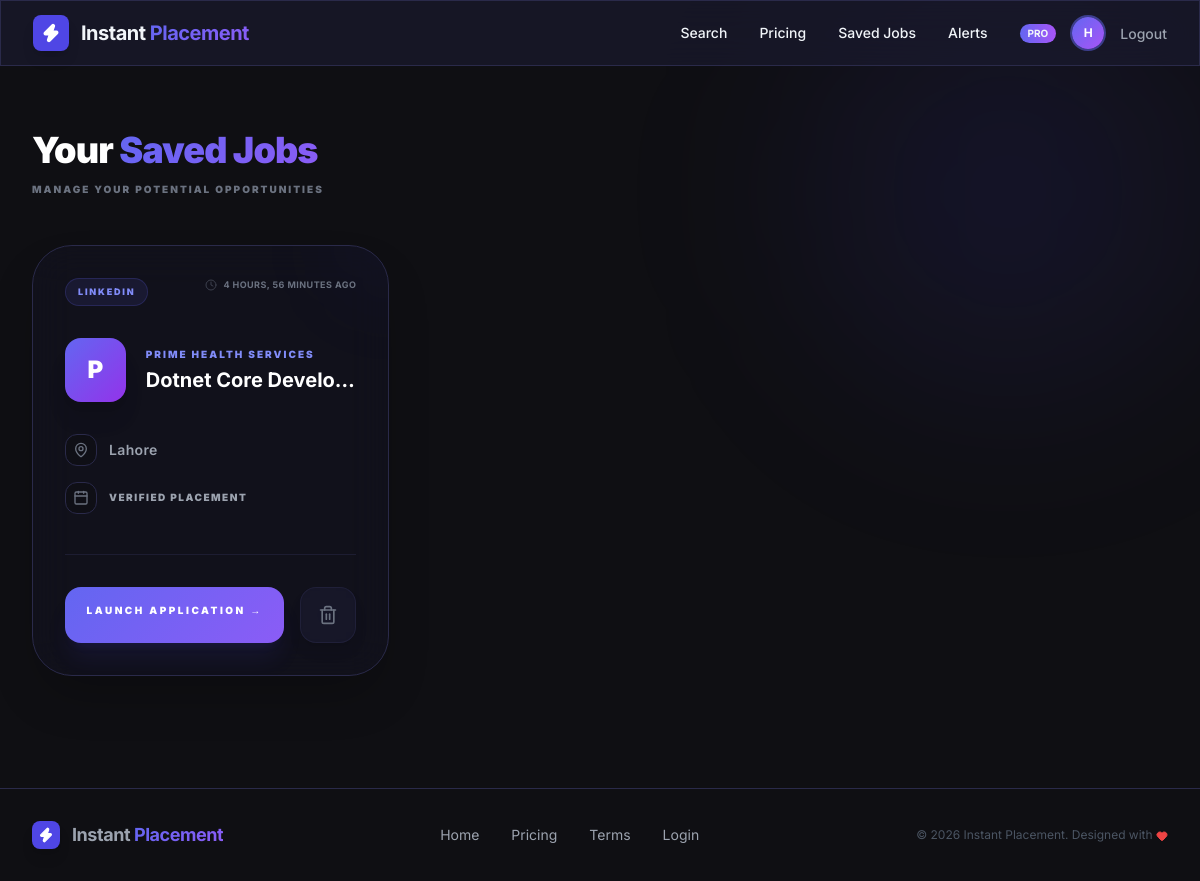
The app's page /jobs/saved/ (signed in) with its own data.
### jobs/models.py (models this page shows, shortened)
class SavedJob(models.Model):
    user = models.ForeignKey(User, on_delete=models.CASCADE, related_name='saved_jobs')
    job_id = models.CharField(max_length=255)
    title = models.CharField(max_length=255)
    company = models.CharField(max_length=255, blank=True, null=True)
    location = models.CharField(max_length=255, blank=True, null=True)
    url = models.URLField(max_length=1000)
    platform = models.CharField(max_length=100, blank=True, null=True)
    posted_at = models.CharField(max_length=100, blank=True, null=True)
    saved_at = models.DateTimeField(auto_now_add=True)
    class Meta:
        unique_together = ('user', 'job_id')

### jobs/views.py (the view)
# urls.py: path('saved/', views.saved_jobs, name='saved_jobs'),
@login_required
def saved_jobs(request):
    jobs = SavedJob.objects.filter(user=request.user).order_by('-saved_at')
    return render(request, 'jobs/saved_jobs.html', {'jobs': jobs})

### templates/jobs/saved_jobs.html (shortened to what this page needs)
{% extends 'base.html' %}
{% block content %}
<div class="max-w-7xl mx-auto px-4 sm:px-6 lg:px-8 py-16">
    <div class="mb-12 animate-fade-in-right">
        <h1 class="text-4xl font-black mb-3 text-white tracking-tight">
            Your <span class="text-gradient">Saved Jobs</span>
        </h1>
        <p class="text-gray-500 font-black uppercase tracking-[0.2em] text-[10px]">
            Manage your potential opportunities
        </p>
    </div>
    <div class="grid grid-cols-1 md:grid-cols-2 lg:grid-cols-3 gap-8" id="jobs-grid">
        {% for job in jobs %}
        <div class="job-card glass p-8 rounded-[40px] border-[#2a2a4a] hover:border-indigo-500/40 transition-all duration-300 group flex flex-col bg-[#16162a]/40 shadow-2xl relative overflow-hidden"
            id="card-{{ job.job_id }}">
            <div class="absolute top-0 right-0 w-32 h-32 bg-indigo-500/[0.03] rounded-full blur-2xl -mr-16 -mt-16">
            </div>
            <div class="flex justify-between items-start mb-8 relative z-10">
                <span
                    class="px-3 py-1.5 rounded-full text-[9px] font-black uppercase tracking-[0.2em] bg-indigo-500/10 text-indigo-400 border border-indigo-500/20">
                    {{ job.platform|default:"PLACEMENT" }}
                </span>
                <span class="text-[9px] font-bold text-gray-500 uppercase tracking-wider flex items-center">
                    <i data-lucide="clock" class="w-3 h-3 mr-1.5 opacity-50"></i>
                    {{ job.saved_at|timesince }} ago
                </span>
            </div>
            <div class="flex items-center space-x-5 mb-8 relative z-10">
                <div
                    class="w-16 h-16 rounded-2xl bg-gradient-to-br from-indigo-500 to-purple-600 flex items-center justify-center text-white font-black text-2xl shadow-xl group-hover:scale-110 transition-transform duration-500">
                    {{ job.company|slice:":1"|upper }}
                </div>
                <div class="overflow-hidden">
                    <p class="text-[10px] font-black text-indigo-400 tracking-[0.2em] uppercase mb-1.5">
                        {{ job.company }}
                    </p>
                    <h3
                        class="font-bold text-xl text-white truncate group-hover:text-indigo-300 transition-colors leading-tight">
                        {{ job.title }}
                    </h3>
                </div>
            </div>
            <div class="mb-10 space-y-4 relative z-10">
                <div class="flex items-center text-gray-400">
                    <div
                        class="w-8 h-8 rounded-xl bg-[#0f0f13]/50 flex items-center justify-center mr-3 border border-[#2a2a4a]">
                        <i data-lucide="map-pin" class="w-4 h-4 text-gray-500"></i>
                    </div>
                    <span class="text-sm font-semibold tracking-wide">{{ job.location }}</span>
                </div>
                <div class="flex items-center text-gray-400">
                    <div
                        class="w-8 h-8 rounded-xl bg-[#0f0f13]/50 flex items-center justify-center mr-3 border border-[#2a2a4a]">
                        <i data-lucide="calendar" class="w-4 h-4 text-gray-500"></i>
                    </div>
                    <span class="text-[10px] uppercase font-black tracking-[0.15em]">
                        {{ job.posted_at|default:"Verified Placement" }}
                    </span>
                </div>
            </div>
            <div class="mt-auto pt-8 border-t border-[#2a2a4a]/50 relative z-10 flex gap-4">
                <a href="{{ job.url }}" target="_blank"
                    class="flex-grow btn-gradient py-4 rounded-2xl text-center text-[10px] font-black uppercase tracking-[0.25em] block text-white shadow-xl shadow-indigo-600/10 hover:shadow-indigo-600/30 hover:scale-[1.03] active:scale-95 transition-all">
                    Launch Application →
                </a>
                <button onclick="removeJob('{{ job.job_id }}')"
                    class="w-14 h-14 glass rounded-2xl flex items-center justify-center hover:bg-red-500/10 hover:border-red-500/50 transition-all group/remove shadow-lg"
                    title="Unsave Job">
                    <i data-lucide="trash-2"
                        class="w-5 h-5 text-gray-500 group-hover/remove:text-red-500 transition-colors"></i>
                </button>
            </div>
        </div>
        {% endfor %}
    </div>
</div>
{% endblock %}

### templates/base.html (shortened to what this page needs)
{% load static %}
<!DOCTYPE html>
<html lang="en">
<head>
    <script src="https://cdn.tailwindcss.com"></script>
</head>
<body class="min-h-screen flex flex-col overflow-x-hidden">
    <div class="fixed top-0 right-0 w-96 h-96 bg-indigo-600/10 rounded-full blur-[100px] -z-10"></div>
    <nav class="sticky top-0 z-50 glass border-b border-[#2a2a4a]">
        <div class="max-w-7xl mx-auto px-4 sm:px-6 lg:px-8">
            <div class="flex justify-between h-16 items-center">
                <div class="flex items-center">
                    <a href="{% url 'landing' %}" class="flex items-center space-x-3 group">
                        <div class="p-2 bg-indigo-600 rounded-lg shadow-lg group-hover:rotate-12 transition-transform">
                            <i data-lucide="zap" class="w-5 h-5 text-white fill-white"></i>
                        </div>
                        <span class="text-xl font-bold tracking-tight">Instant <span
                                class="text-gradient">Placement</span></span>
                    </a>
                </div>
                <div class="hidden md:flex items-center space-x-8">
                    <a href="{% url 'home' %}"
                        class="text-sm font-medium hover:text-indigo-400 transition-colors">Search</a>
                    <a href="{% url 'pricing' %}"
                        class="text-sm font-medium hover:text-indigo-400 transition-colors">Pricing</a>
                    {% if user.is_authenticated %}
                    <a href="{% url 'saved_jobs' %}"
                        class="text-sm font-medium hover:text-indigo-400 transition-colors">Saved Jobs</a>
                    {% if user.profile.is_pro %}
                    <a href="{% url 'alerts' %}"
                        class="text-sm font-medium hover:text-indigo-400 transition-colors">Alerts</a>
                    {% endif %}
                    <div class="flex items-center space-x-4 ml-4">
                        {% if user.profile.is_pro %}
                        <span
                            class="px-2 py-0.5 text-[10px] font-bold bg-gradient-to-r from-indigo-500 to-purple-500 rounded-full">PRO</span>
                        {% endif %}
                        <a href="{% url 'profile' %}"
                            class="w-8 h-8 rounded-full bg-gradient-to-br from-indigo-500 to-purple-500 flex items-center justify-center font-bold text-white text-xs ring-2 ring-indigo-500/50">
                            {{ user.email|slice:":1"|upper }}
                        </a>
                        <form method="post" action="{% url 'account_logout' %}">
                            <button type="submit"
                                class="text-sm font-medium text-gray-400 hover:text-white transition-colors">Logout</button>
                        </form>
                    </div>
                    {% else %}
                    <a href="{% url 'account_login' %}"
                        class="text-sm font-medium hover:text-indigo-400 text-gray-400 transition-colors">Login</a>
                    <a href="{% url 'account_signup' %}"
                        class="btn-gradient px-6 py-2 rounded-full text-sm font-bold shadow-lg shadow-indigo-500/20">Get
                        Started Free</a>
                    {% endif %}
                </div>
            </div>
        </div>
    </nav>
    <main class="flex-grow">
        {% block content %}{% endblock %}
    </main>
    <footer class="bg-[#0f0f13] border-t border-[#2a2a4a] py-8 mt-12">
        <div
            class="max-w-7xl mx-auto px-4 sm:px-6 lg:px-8 flex flex-col md:flex-row justify-between items-center text-sm text-gray-400">
            <div class="flex items-center space-x-3 mb-6 md:mb-0">
                <div class="p-1.5 bg-indigo-600 rounded-lg shadow-lg">
                    <i data-lucide="zap" class="w-4 h-4 text-white fill-white"></i>
                </div>
                <span class="text-lg font-bold tracking-tight">Instant <span
                        class="text-gradient">Placement</span></span>
            </div>
            <div class="flex space-x-8 mb-6 md:mb-0">
                <a href="{% url 'home' %}"
                    class="hover:text-white transition-colors underline decoration-transparent hover:decoration-indigo-500 underline-offset-4">Home</a>
                <a href="{% url 'pricing' %}"
                    class="hover:text-white transition-colors underline decoration-transparent hover:decoration-indigo-500 underline-offset-4">Pricing</a>
                <a href="{% url 'terms_conditions' %}"
                    class="hover:text-white transition-colors underline decoration-transparent hover:decoration-indigo-500 underline-offset-4">Terms</a>
                <a href="{% url 'account_login' %}"
                    class="hover:text-white transition-colors underline decoration-transparent hover:decoration-indigo-500 underline-offset-4">Login</a>
            </div>
            <div class="text-xs text-gray-600">
                © 2026 Instant Placement. Designed with <i data-lucide="heart"
                    class="inline-block w-3 h-3 text-red-500 fill-red-500"></i>
            </div>
        </div>
    </footer>
</body>
</html>

### templates/base.html (style rules this page uses)
body { font-family: 'Inter', sans-serif; background-color: #0f0f13; color: #f1f5f9; }
.glass { background: rgba(26, 26, 46, 0.7); backdrop-filter: blur(20px); border: 1px solid rgba(42, 42, 74, 0.5); }
.text-gradient { background: linear-gradient(135deg, #6366f1, #8b5cf6); -webkit-background-clip: text; background-clip: text; -webkit-text-fill-color: transparent; }
.btn-gradient { background: linear-gradient(135deg, #6366f1, #8b5cf6); transition: all 0.3s ease; }
.animate-fade-in-right { animation: fadeInRight 0.5s ease forwards; }

### records on screen
SavedJob: platform "LINKEDIN", saved_at "4 HOURS, 56 MINUTES", company "P", company "PRIME HEALTH SERVICES", title "Dotnet Core Develo…", location "Lahore", posted_at "VERIFIED PLACEMENT"

### other values on screen
{{ user.email|slice:":1"|upper }} "H"
